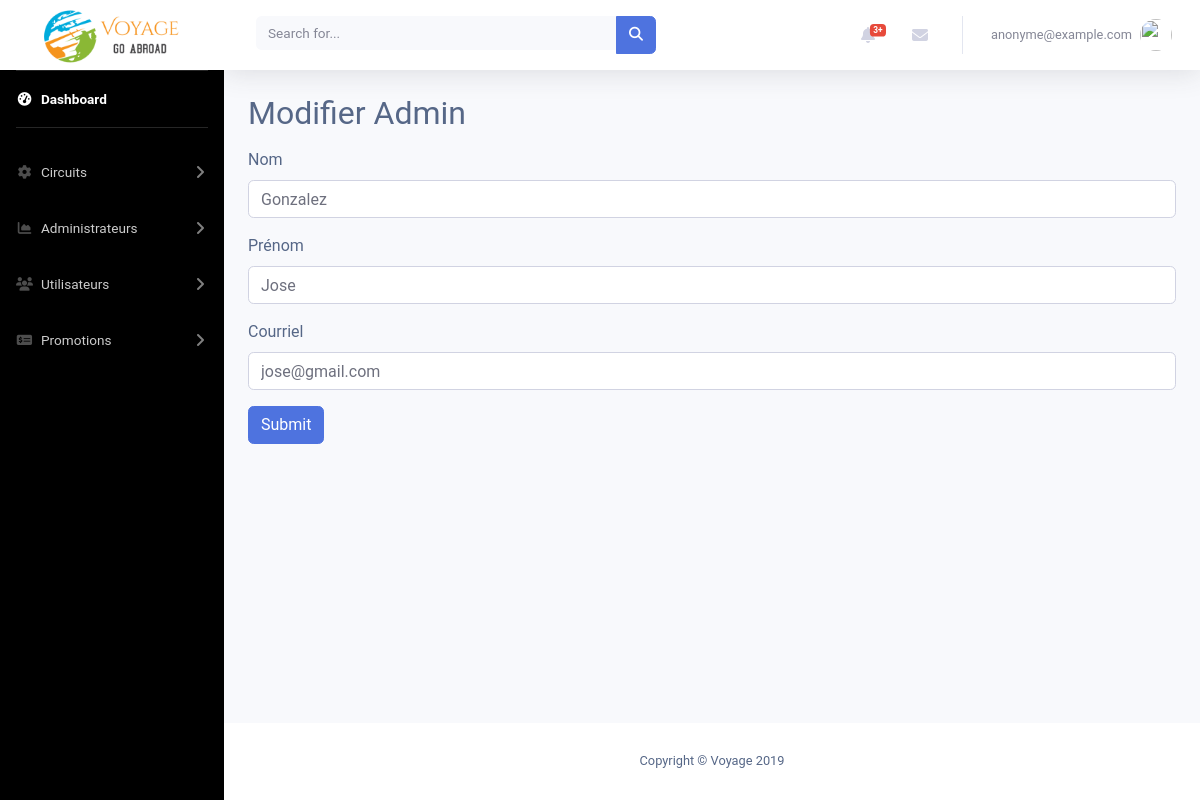
Screenshot of /admin/modifierAdmin.php?idUtilisateur=4 (signed in) with the database file from the repository.
### tables this page shows
CREATE TABLE `utilisateur` (
  `idUtilisateur` int(11) NOT NULL,
  `prenom` varchar(50) NOT NULL,
  `nom` varchar(50) NOT NULL,
  `courriel` varchar(50) NOT NULL,
  `password` varchar(100) NOT NULL DEFAULT 'p@ssw0rd',
  `sexe` varchar(50) DEFAULT NULL,
  `adresse` varchar(50) DEFAULT NULL,
  `ville` varchar(50) DEFAULT NULL,
  `codePostal` varchar(50) DEFAULT NULL,
  `pays` varchar(50) DEFAULT NULL,
  `role` varchar(50) NOT NULL DEFAULT 'Membre'
);

### admin/modifierAdmin.php (the view, shortened to what this page needs)
<?php
include_once "includes/header.php";
include_once "includes/navbar.php";
if (isset($_GET['idUtilisateur'])) {
    $stmt = $conn->query("SELECT * FROM utilisateur WHERE idUtilisateur=" . $_GET['idUtilisateur']);
    $row = $stmt->fetch();
    $nom = $row->nom;
    $prenom = $row->prenom;
    $courriel = $row->courriel;
}
?>
<div class="container">
  <h2>Modifier Admin</h2>
  <form class="mt-3 mb-3" action="modifierAdminConfirme.php" method="POST">
    <div class="form-group">
      <label for="nom">Nom</label>
      <input type="text" class="form-control" autocomplete="off" id="nom" placeholder="Nom" name="nomAdmin" value="<?php if (isset($_POST['nomAdmin'])) {
    echo htmlentities($_POST['nomAdmin']);
} elseif (isset($_GET['idUtilisateur'])) {
    echo $nom;
}
?>">
    </div>
    <div class="form-group">
      <label for="prenom">Prénom</label>
      <input type="text" class="form-control" autocomplete="off" id="prenom" placeholder="prénom" name="prenomAdmin" value="<?php if (isset($_POST['prenomAdmin'])) {
    echo htmlentities($_POST['prenomAdmin']);
} elseif (isset($_GET['idUtilisateur'])) {
    echo $prenom;
}
?>">
    </div>
    <div class="form-group">
      <label for="courriel">Courriel</label>
      <input type="text" class="form-control" autocomplete="off" id="courriel" placeholder="Courriel" name="courrielAdmin" value="<?php if (isset($_POST['courriel'])) {
    echo htmlentities($_POST['courriel']);
} elseif (isset($_GET['idUtilisateur'])) {
    echo $courriel;
}
?>">
    </div>
    <input type="submit" name="submit" class="btn btn-primary">
    </form>
</div>
<?php
  include_once 'includes/footer.php';
?>

### admin/css/crud.css (style rules this page uses)
body { color: #566787; background: #f7f5f2; font-family: 'Roboto', sans-serif; }

### rows the page displays
utilisateur: nomAdmin "Gonzalez", prenomAdmin "Jose", courrielAdmin "jose@gmail.com"

### other values shown
$_SESSION['courriel'] "anonyme@example.com"
